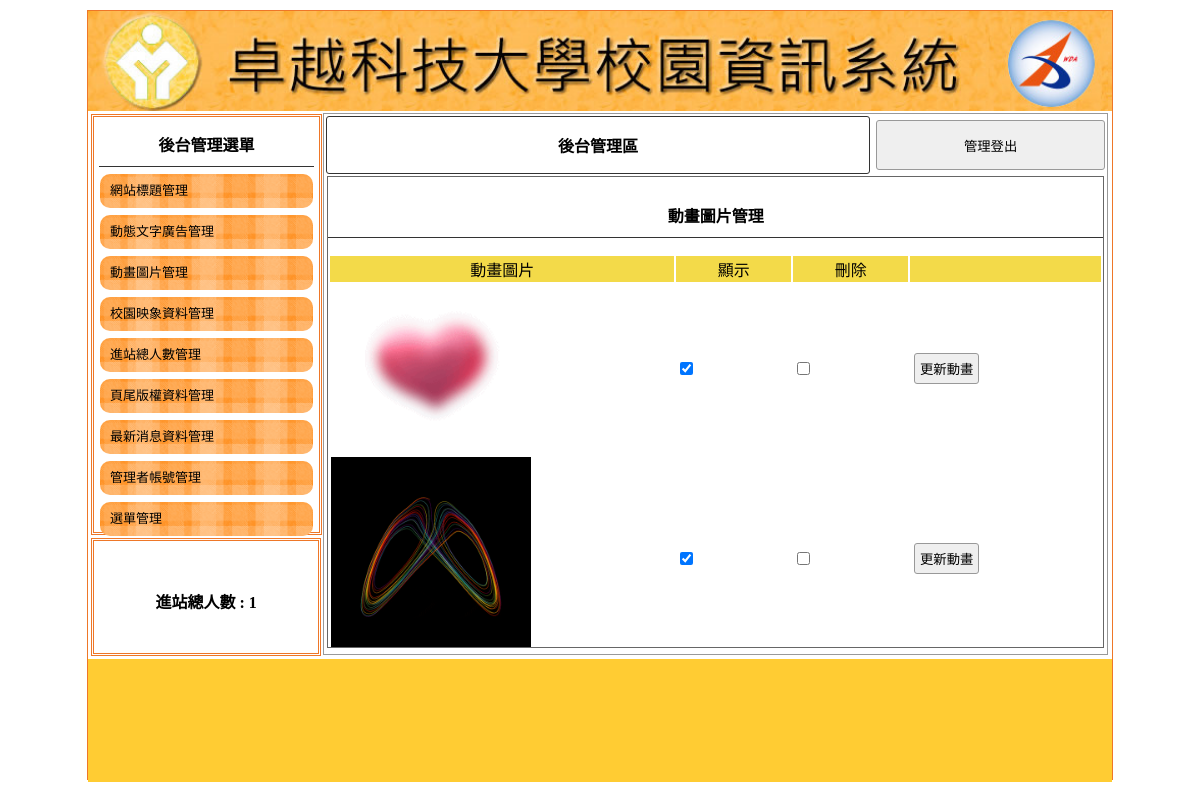
Page /admin.php?do=mvim on the committed database.
### tables this page shows
CREATE TABLE `title` (
  `id` int(11) NOT NULL,
  `text` text NOT NULL,
  `img` text NOT NULL,
  `sh` int(1) NOT NULL DEFAULT 0
);

CREATE TABLE `mvim` (
  `id` int(11) NOT NULL,
  `text` text NOT NULL,
  `img` text NOT NULL,
  `sh` int(1) NOT NULL DEFAULT 1
);

### api/db.php (called while the page is built, shortened)
<?php
class db{
    protected $table;
    protected   $pdo;
    protected   $dsn="mysql:host=localhost;charset=utf8;dbname=db03_z01l2;";
    public function __construct($table) {
        $this->table = $table;
        $this->pdo=new pdo($this->dsn,'root','');
    }
    function fetchAll($sql){
        return $this->pdo->query($sql)->fetchAll(PDO::FETCH_ASSOC);
    }
    function fetchOne($sql){
        return $this->pdo->query($sql)->fetch(PDO::FETCH_ASSOC);
    }
    function a2s($array){
        $tmp=[];
        foreach ($array as $key => $val) {
            $tmp[]="`$key`='$val'";
        }
        return $tmp;
    }
    function all(...$array){
        $sql = " SELECT * FROM $this->table ";
        return $this->fetchAll($sql);
    }
    function find($id){
        $sql = " SELECT * FROM $this->table ";
        if(is_array($id)){
            $where= $this->a2s($id);
            $sql .= " where ".join(" && ",$where);
        }else{
            $sql .= " where `id`='$id' ";
        }
        return $this->fetchOne($sql);
    }
}
$Title=new db("title");

### back/mvim.php (the view, shortened to what this page needs)
<div style="width:99%; height:87%; margin:auto; overflow:auto; border:#666 1px solid;">
    <p class="t cent botli">動畫圖片管理</p>
    <form method="post" action="./api/edit.php">
        <table width="100%">
            <tbody>
                <tr class="yel">
                    <td width="45%">動畫圖片</td>
                    <td width="15%">顯示</td>
                    <td width="15%">刪除</td>
                    <td></td>
                </tr>
                <?php
                $table=$_GET['do'];
                $db=ucfirst($table);
                $rows=$$db->all();
                ?>
                <?php
                foreach ($rows as $row) :
                ?>
                <tr class="">
                    <td width="45%">
                        <img src="./upload/<?=$row['img'];?>" style="width: 200px;">
                    </td>
                    <td width="15%">
                        <input type="checkbox" name="sh[]" value="<?=$row['id'];?>" <?=($row['sh']==1)?'checked':'';?>>
                    </td>
                    <td width="15%">
                        <input type="checkbox" name="del[]" value="<?=$row['id'];?>">
                    </td>
                    <td>
                    <input type="button" onclick="op('#cover','#cvr','./modal/update_<?=$do;?>.php?table=<?=$do?>&id=<?=$row['id'];?>')"
                    value="更新動畫">
                    </td>
                </tr>
                <?php
                endforeach ;
                ?>
            </tbody>
        </table>
    </form>
</div>

### admin.php (shortened to what this page needs)
<?php
include_once "./api/db.php";
?>
<!DOCTYPE html>
<html lang="en">
<head>
    <link href="./css/css.css" rel="stylesheet" type="text/css">
</head>
<body>
    <div id="main">
        <a title="" href="index.php">
            <div class="ti" style="background:url('./upload/<?=$Title->find(['sh'=>1])['img'];?>'); background-size:cover;"></div>
        </a>
        <div id="ms">
            <div id="lf" style="float:left;">
                <div id="menuput" class="dbor">
                    <span class="t botli">後台管理選單</span>
                    <a style="color:#000; font-size:13px; text-decoration:none;" href="?do=title">
                        <div class="mainmu">
                            網站標題管理 </div>
                    </a>
                    <a style="color:#000; font-size:13px; text-decoration:none;" href="?do=ad">
                        <div class="mainmu">
                            動態文字廣告管理 </div>
                    </a>
                    <a style="color:#000; font-size:13px; text-decoration:none;" href="?do=mvim">
                        <div class="mainmu">
                            動畫圖片管理 </div>
                    </a>
                    <a style="color:#000; font-size:13px; text-decoration:none;" href="?do=image">
                        <div class="mainmu">
                            校園映象資料管理 </div>
                    </a>
                    <a style="color:#000; font-size:13px; text-decoration:none;" href="?do=total">
                        <div class="mainmu">
                            進站總人數管理 </div>
                    </a>
                    <a style="color:#000; font-size:13px; text-decoration:none;" href="?do=bottom">
                        <div class="mainmu">
                            頁尾版權資料管理 </div>
                    </a>
                    <a style="color:#000; font-size:13px; text-decoration:none;" href="?do=news">
                        <div class="mainmu">
                            最新消息資料管理 </div>
                    </a>
                    <a style="color:#000; font-size:13px; text-decoration:none;" href="?do=admin">
                        <div class="mainmu">
                            管理者帳號管理 </div>
                    </a>
                    <a style="color:#000; font-size:13px; text-decoration:none;" href="?do=menu">
                        <div class="mainmu">
                            選單管理 </div>
                    </a>
                </div>
                <div class="dbor" style="margin:3px; width:95%; height:20%; line-height:100px;">
                    <span class="t">進站總人數 :
                        1 </span>
                </div>
            </div>
            <div class="di"
                style="height:540px; border:#999 1px solid; width:76.5%; margin:2px 0px 0px 0px; float:left; position:relative; left:20px;">
                <table width="100%">
                    <tbody>
                        <tr>
                            <td style="width:70%;font-weight:800; border:#333 1px solid; border-radius:3px;"
                                class="cent"><a href="?do=admin" style="color:#000; text-decoration:none;">後台管理區</a>
                            </td>
                            <td><button onclick="location.href='./api/logout.php'"
                                    style="width:99%; margin-right:2px; height:50px;">管理登出</button></td>
                        </tr>
                    </tbody>
                </table>
	<?php
		$do=$_GET['do']??'admin';
		$file="./back/$do.php";
		if(file_exists($file)){
		include $file;
		}else{
		include "./back/admin.php";
		}
	?>
            </div>
        </div>
        <div
            style="width:1024px; left:0px; position:relative; background:#FC3; margin-top:4px; height:123px; display:block;">
            <span class="t" style="line-height:123px;"></span>
        </div>
    </div>
</body>
</html>

### css/css.css (style rules this page uses)
body { padding:0px; margin:0px; }
#main { width:1024px; height:768px; margin:10px auto 10px auto; border:#EE7728 1px solid; position:relative; }
.ti { width:100%; height:100px; position:relative; background-size:cover; background-repeat:no-repeat; }
.dbor { border:#EE7728 double 3px; margin:1px; padding:2px 10px 2px 10px; }
.t { font-weight:800; display:block; text-align:center; padding:10px 1px 10px 1px; }
.botli { border-bottom:#333 1px solid; }
.mainmu { position:relative; border-radius:10px; background:url(../icon/menu.fw.png) center no-repeat; background-size:cover; line-height:30px; padding:2px 10px 2px 10px; margin:7px 1px 7px 1px; }
#lf { height:540px; width:21%; display:inline-block; }
#menuput { width:100%; height:75%; position:relative; padding:5px; display:block; margin: 3px; }
.di { display:inline-block; }
.cent { text-align:center; }
input,button { border:#999 1px solid; border-radius:3px; background:#EFEFEF; padding:5px; margin:3px; }
.yel td { background:#F3DA49; text-align:center; }

### rows in the picture
title: img (picture)
mvim: img (picture), sh "☑"
mvim: img (picture), sh "☑"
